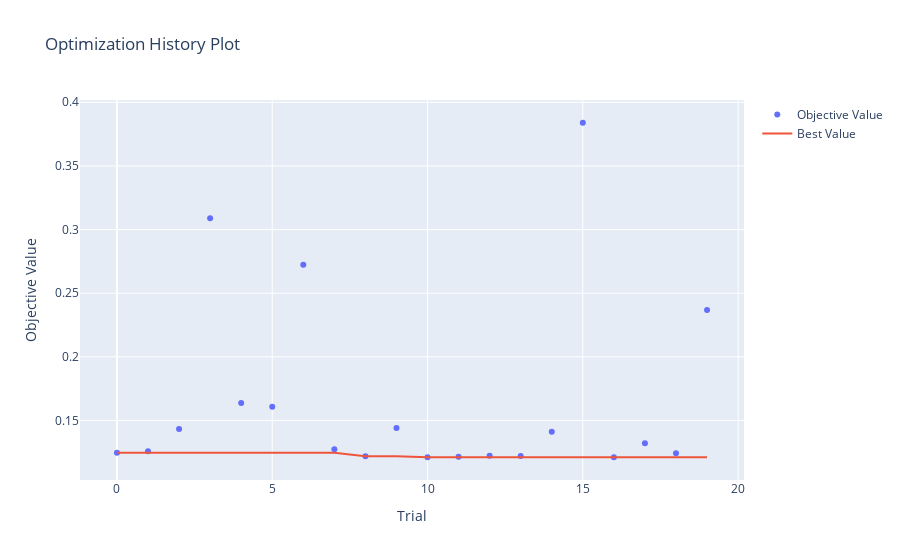

The notebook cell saved with this chart:
### Markdown cell above
### Plot functions

### Code cell
from optuna.visualization import plot_optimization_history
plot_optimization_history(study)

### Figure 1 — Plotly figure (JSON) as saved in the notebook; plotly's stock layout.template omitted (floating-point values rounded to 4 significant figures)
{"data": [{"mode": "markers", "name": "Objective Value", "type": "scatter", "x": [0, 1, 2, 3, 4, 5, 6, 7, 8, 9, 10, 11, 12, 13, 14, 15, 16, 17, 18, 19], "y": [0.1247, 0.1258, 0.1434, 0.3088, 0.1638, 0.1608, 0.2725, 0.1275, 0.1219, 0.1441, 0.1211, 0.1216, 0.1222, 0.1221, 0.1412, 0.3839, 0.1212, 0.1321, 0.1243, 0.2368]}, {"mode": "lines", "name": "Best Value", "type": "scatter", "x": [0, 1, 2, 3, 4, 5, 6, 7, 8, 9, 10, 11, 12, 13, 14, 15, 16, 17, 18, 19], "y": [0.1247, 0.1247, 0.1247, 0.1247, 0.1247, 0.1247, 0.1247, 0.1247, 0.1219, 0.1219, 0.1211, 0.1211, 0.1211, 0.1211, 0.1211, 0.1211, 0.1211, 0.1211, 0.1211, 0.1211]}, {"marker": {"color": "#cccccc"}, "mode": "markers", "name": "Infeasible Trial", "showlegend": false, "type": "scatter", "x": [], "y": []}], "layout": {"title": {"text": "Optimization History Plot"}, "xaxis": {"title": {"text": "Trial"}}, "yaxis": {"title": {"text": "Objective Value"}}}}
